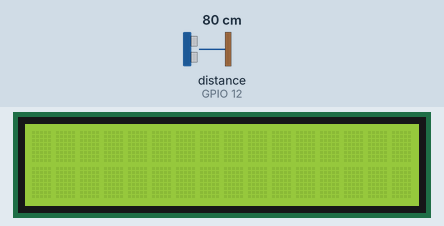
This program was run on a simulated ESP32 board running MicroPython. Shown: 16×2 character LCD. The inputs (shaded band) are chosen by the test bench; at power-on: distance to the obstacle (sensor on GPIO 12) 80 cm. The echo pulse lasts 58.3 µs per cm; library files of the repository ran but are not shown: lcd_pcf8574.py, hcsr04.py.

Above: at 1.2 s.
1.3 s: distance to the obstacle (sensor on GPIO 12) set to 52 cm
2.8 s: distance to the obstacle (sensor on GPIO 12) set to 44 cm
At 3.07 s:
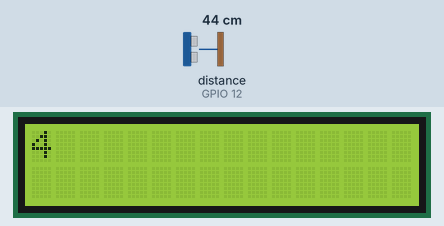
At 5.4 s:
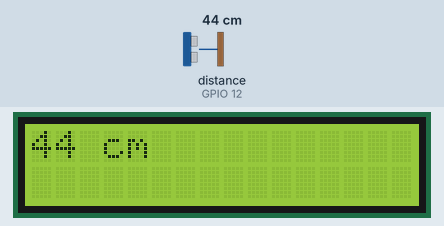
5.5 s: distance to the obstacle (sensor on GPIO 12) set to 60 cm
Timing chart, 0 to 8.5 s (numbered marks = the images above; inputs shaded):
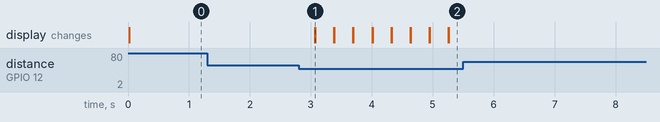

The program:

LAB01_EX08_ESP32.py
```python
from machine import Pin, I2C
from lcd_pcf8574 import LCD
from utime import sleep_ms
from hcsr04 import HCSR04

i2c = I2C(0,scl=Pin(22),sda=Pin(21))
lcd = LCD(i2c,0x27)
lcd.clear()

sensor = HCSR04(trigger_pin=13, echo_pin=12)

while True:
    distance = int(sensor.distance_cm())
    if distance < 50:
        lcd.clear()
        lcd.print(str(distance) + ' cm')
    sleep_ms(300)
```

Measured:
- after the input at 1.3 s, every drawn part: stays the same
- after the input at 2.8 s, the display: changes after 0.27 s (image 1)
- after the input at 5.5 s, every drawn part: stays the same
